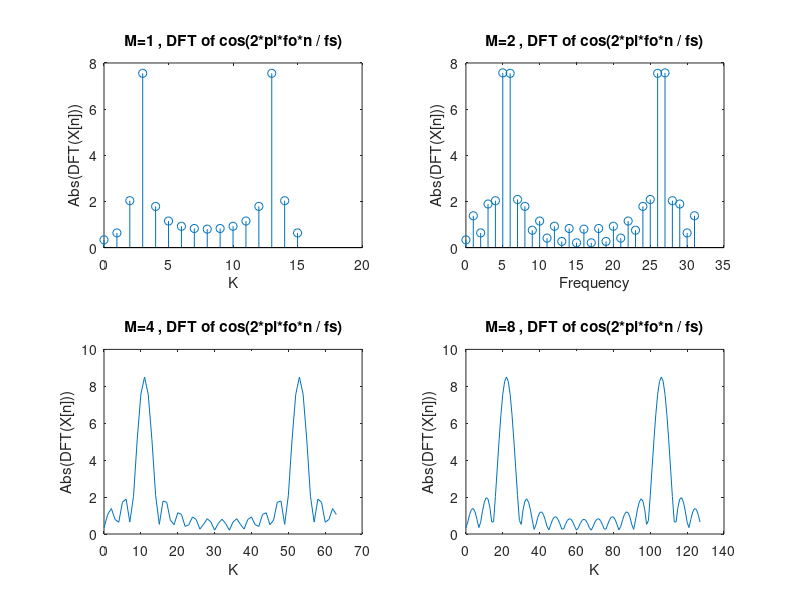

Reproduce this figure in MATLAB.
fo = 11;
fs = 64;
L = 16;

arr = 0:L-1;
x = cos(2*pi*fo*arr / fs);

m = 1;
N = m*L;
Y = abs(fft(x , N));
w = 0:N-1;
subplot(2,2,1);
stem(w , Y);
xlabel('K');
ylabel('Abs(DFT(X[n]))');
title('M=1 , DFT of cos(2*pi*fo*n / fs)');

m = 2;
N = m*L;
Y = abs(fft(x , N));
w = 0:N-1;
subplot(2,2,2);
stem(w , Y);
xlabel('Frequency');
ylabel('Abs(DFT(X[n]))');
title('M=2 , DFT of cos(2*pi*fo*n / fs)');

m = 4;
N = m*L;
Y = abs(fft(x , N));
w = 0:N-1;
subplot(2,2,3);
plot(w , Y);
xlabel('K');
ylabel('Abs(DFT(X[n]))');
title('M=4 , DFT of cos(2*pi*fo*n / fs)');

m = 8;
N = m*L;
Y = abs(fft(x , N));
w = 0:N-1;
subplot(2,2,4);
plot(w , Y);
xlabel('K');
ylabel('Abs(DFT(X[n]))');
title('M=8 , DFT of cos(2*pi*fo*n / fs)');
